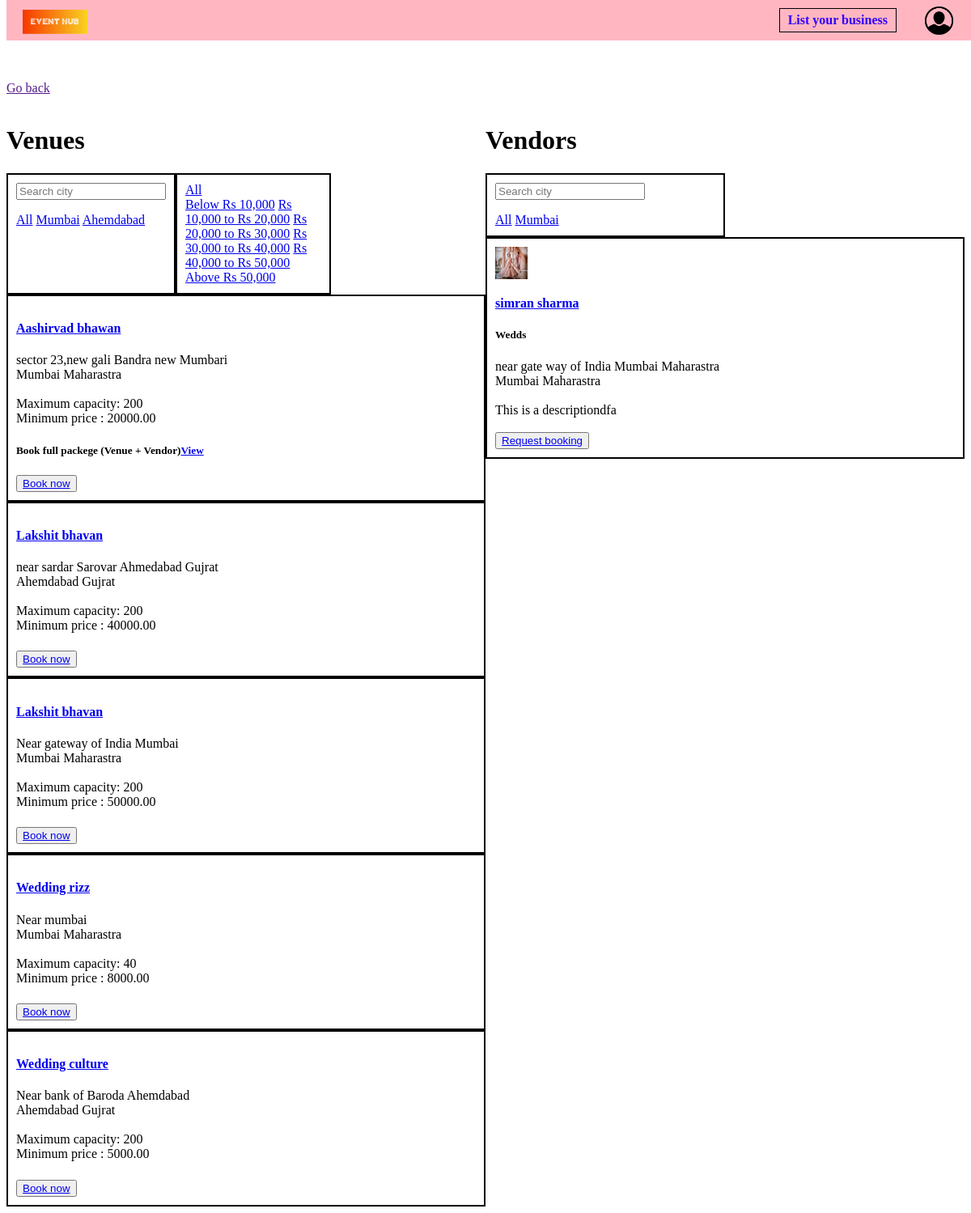
Screenshot of /book/1/ with the database file from the repository.
### EventPlanner/models.py (models this page shows, shortened)
class Venue(models.Model):
    name = models.CharField(max_length=100,null = False,blank = False)
    about = models.TextField(blank = True,null = True)
    min_price = models.DecimalField(max_digits = 10, decimal_places = 2,null = True,blank = True)
    max_capacity = models.IntegerField(null = False,blank = False)
    location = models.TextField(null = False,blank = False)
    city = models.CharField(max_length = 20,null = False,blank = False)
    state = models.CharField(choices = venue_choices,max_length = 50,null = False,blank = False)
    vendors = models.ManyToManyField(User,null = True,blank = True)
    category = models.ManyToManyField(Category)
    service_offered = models.TextField(null = True,blank = True)
    contact_info = models.TextField(null = False,blank = False)
    venue_images = models.ManyToManyField('Image', blank = True,null = True)

class Event(models.Model):
    category = models.ForeignKey(Category,on_delete=models.CASCADE)
    event_planner = models.ForeignKey(User,on_delete=models.CASCADE,null=True)
    name = models.CharField(max_length=100)
    description = models.TextField(null=True,blank=True)

class UserProfile(models.Model):
    user = models.OneToOneField(User,on_delete=models.CASCADE)
    user_type = models.CharField(choices=user_type_choices,max_length=50)
    contact_info = models.CharField(max_length = 200,blank = True,null = True,verbose_name='Contact information')
    company_name = models.CharField(max_length =  50,blank = True,null = True)
    website = models.URLField(max_length = 200,blank = True,null = True)
    about = models.TextField(blank = True,null = True)
    city = models.CharField(max_length = 20,null = False,blank = False)
    state = models.CharField(max_length = 20,null = False,blank = False)
    location = models.TextField(blank = True,null = True)
    service_offered = models.TextField(blank = True,null = True)
    profile_picture = models.ImageField(upload_to = 'images/',null = True,blank = True)
    vendor_images = models.ManyToManyField('Image', blank = True,null = True)

### customer/views.py (the view, shortened to what this page needs)
# urls.py: path('book/<int:pk>/',views.book),
def book(request,pk):
    if not request.user.is_authenticated or request.user.userprofile.user_type == 'is_customer':
        error = None
        category = Category.objects.get(id = pk)
        events_on_category = Event.objects.filter(category = category)
        events = Event.objects.filter(category = category)
        venues = Venue.objects.filter(category = category)
        venues_on_category = Venue.objects.filter(category = category)
        if request.method == 'GET':
            venue_city = request.GET.get('venue-city')
            min_price = request.GET.get('min_price')
            max_price = request.GET.get('max_price')
            vendor_city = request.GET.get('vendor-city')
            vendor_name = request.GET.get('vendor-name')
            vendor_first_name = request.GET.get('vendor-first-name')
            vendor_last_name = request.GET.get('vendor-last-name')
            try:
                if venue_city and not min_price:
                    venues = Venue.objects.filter(category = category,city__icontains = venue_city)
                if min_price and max_price and not venue_city:
                    venues = Venue.objects.filter(category = category,min_price__lt = float(max_price),min_price__gte = float(min_price))
                if min_price and max_price and venue_city:
                    venues = Venue.objects.filter(category=category,city__icontains = venue_city,min_price__lt = float(max_price),min_price__gte = float(min_price))
            except:
                pass
        context = {'error':error,'events':events,'venues':venues,'pk':pk,'venue_city':venue_city,'min_price':min_price,'max_price':max_price,'vendor_city':vendor_city,'events_on_category':events_on_category,'venues_on_category':venues_on_category}
        return render(request,'customer/booking.html',context)

### customer/templates/customer/booking.html (shortened to what this page needs)
{% load static %}
<link rel="stylesheet" type="text/css" href="{% static 'customer/css/booking.css' %}">
<link rel="stylesheet" href="{% static 'EventPlanner/css/navbar.css' %}">
<div class="navbar-div">
{% include 'navbar.html' %}
</div>
<p class="go-back"><a href="{{request.META.HTTP_REFERER}}">Go back</a></p>
<div class="grid-div">
    {% if venues %}
    <div>
        <h1>Venues</h1>
        <div class="filter-div-event">
            <div class="filter">
                <form action="" method="GET">
                    <input type="text" placeholder="Search city" name="venue-city">
                </form>
                <a href="/book/{{pk}}/">All</a>
                {% for venue in venues %}
                {% if not min_price %}
                <a href="/book/{{pk}}/?venue-city={{venue.city}}"
                    class="venue-{{venue.city}} venue-city">{{venue.city}}</a>
                {% else %}
                <a href="/book/{{pk}}/?min_price={{min_price}}&max_price={{max_price}}&venue-city={{venue.city}}"
                    class="venue-{{venue.city}} venue-city">{{venue.city}}</a>
                {% endif %}
                {% endfor %}
            </div>
            <div class="filter">
                <a href="/book/{{pk}}/">All</a>
                {% if not venue_city %}
                <div>
                    <a href="/book/{{pk}}/?min_price=0&max_price=9999">Below Rs 10,000</a>
                    <a href="/book/{{pk}}/?min_price=10000&max_price=19999">Rs 10,000 to Rs 20,000</a>
                    <a href="/book/{{pk}}/?min_price=20000&max_price=29999">Rs 20,000 to Rs 30,000</a>
                    <a href="/book/{{pk}}/?min_price=30000&max_price=39999">Rs 30,000 to Rs 40,000</a>
                    <a href="/book/{{pk}}/?min_price=40000&max_price=49999">Rs 40,000 to Rs 50,000</a>
                    <a href="/book/{{pk}}/?min_price=50000&max_price=10000000000">Above Rs 50,000</a>
                </div>
                {% endif %}
            </div>
        </div>
        {% for venue in venues %}
        <div class="event-info-div">
            <a href="/venue-info/{{venue.id}}/">
                <h4>{{venue.name}}</h4>
            </a>
            <div>{{venue.location}}</div>
            <div>{{venue.city}} {{venue.state}}</div>
            <br>
            <div>Maximum capacity: {{venue.max_capacity}}</div>
            <div>Minimum price : {{venue.min_price}}</div>
            <h5>
                {% if venue.vendors.all %}
                <div> Book full packege (Venue + Vendor)<a href="/full-package/{{venue.id}}/">View</a></div>
                {% endif %}
            </h5>
            {% if request.user.is_authenticated %}
            {% if request.user.userprofile.user_type == 'is_customer' %}
            <form action="/create-book/" method="POST">
                {% csrf_token %}
                <input type="date" name="date" placeholder="date" required>
                <input type="time" name="time" placeholder="time">
                <input type="hidden" value="{{venue.id}}" name="venue_id">
                <button type="submit">Book now</button>
                {% endif %}
                {% else %}
                <button class="un-auth-book"><a href="/login/">Book now</a></button>
                {% endif %}
        </div>
        {% endfor %}
    </div>
    {% endif %}
    {% if events %}
    <div>
        <h1>Vendors</h1>
        <div class="filter-div-vendor">
            <div class="filter">
                <form action="" method="GET">
                    <input type="text" placeholder="Search city" name="vendor-city">
                </form>
                <a href="/book/{{pk}}/">All</a>
                {% for event in events %}
                <a href="/book/{{pk}}/?vendor-city={{event.event_planner.userprofile.city}}"
                    class="vendor-{{event.event_planner.userprofile.city}} vendor-city">{{event.event_planner.userprofile.city}}
                </a>
                {% endfor %}
            </div>
        </div>
            {% for event in events %}
            <div class="event-info-div">
                {% if event.event_planner.userprofile.profile_picture %}
                <a href="/event-planner-info/{{event.event_planner.id}}/">
                    <div> <img src="{{event.event_planner.userprofile.profile_picture.url}}" alt="" width="40" height="40"></div>
                </a>
                <a href="/event-planner-info/{{event.event_planner.id}}/">
                    <div><h4>{{event.event_planner.first_name}} {{event.event_planner.last_name}}</h4></div>
                </a>
                {% endif %}
                <div>
                    <h5>{{event.name}}</h5>
                </div>
                <div>
                    {{event.event_planner.userprofile.location}}
                </div>
                <div>
                    {{event.event_planner.userprofile.city}} {{event.event_planner.userprofile.state}}
                </div>
                <br>
                <div>{{event.description}}</div>
                <br>
                    {% if request.user.is_authenticated %}
                        {% if request.user.userprofile.user_type == 'is_customer' %}
                        <form action="/create-book/" method="POST">
                            {% csrf_token %}
                            <div><b>Select your location :</b> <input type="text" name="location" placeholder="location" required></div>
                            <br>
                            <input type="date" name="date" placeholder="date" required>
                            <input type="time" name="time" placeholder="time">
                            <input type="hidden" value="{{event.event_planner.id}}" name="vendor_id">
                            <button type="submit">Request booking</button>
                        </form>
                        {% endif %}
                    {% else %}
                    <button class="un-auth-book"><a href="/login/">Request booking</a></button>
                    {% endif %}
            </div>
            {% endfor %}
    </div>
    {% endif %}
</div>

### staticfiles/customer/css/booking.css (style rules this page uses)
.event-info-div { border: 2px solid #000; padding: 10px; }
.grid-div { display: grid; grid-template-columns: 1fr 1fr; }
.go-back { margin-top: 100px; }
.filter-div-event { display: grid; grid-template-columns: 1fr 1fr 1fr; }
.filter-div-vendor { display: grid; grid-template-columns: 1fr 1fr; }
.filter { border: 2px solid #000; padding: 10px; }

### rows the page displays
Venue: city "Mumbai", name "Aashirvad bhawan", location "sector 23,new gali Bandra new Mumbari", state "Maharastra", max_capacity "200", min_price "20000.00"
Venue: city "Ahemdabad", name "Lakshit bhavan", location "near sardar Sarovar Ahmedabad Gujrat", state "Gujrat", max_capacity "200", min_price "40000.00"
Venue: name "Lakshit bhavan", location "Near gateway of India Mumbai", city "Mumbai", state "Maharastra", max_capacity "200", min_price "50000.00"
Venue: name "Wedding rizz", location "Near mumbai", city "Mumbai", state "Maharastra", max_capacity "40", min_price "8000.00"
Venue: name "Wedding culture", location "Near bank of Baroda Ahemdabad", city "Ahemdabad", state "Gujrat", max_capacity "200", min_price "5000.00"
Event: event_planner.userprofile.city "Mumbai", event_planner.userprofile.profile_picture (picture), event_planner.first_name "simran", event_planner.last_name "sharma", name "Wedds", event_planner.userprofile.location "near gate way of India Mumbai Maharastra", event_planner.userprofile.state "Maharastra", description "This is a descriptiondfa"
